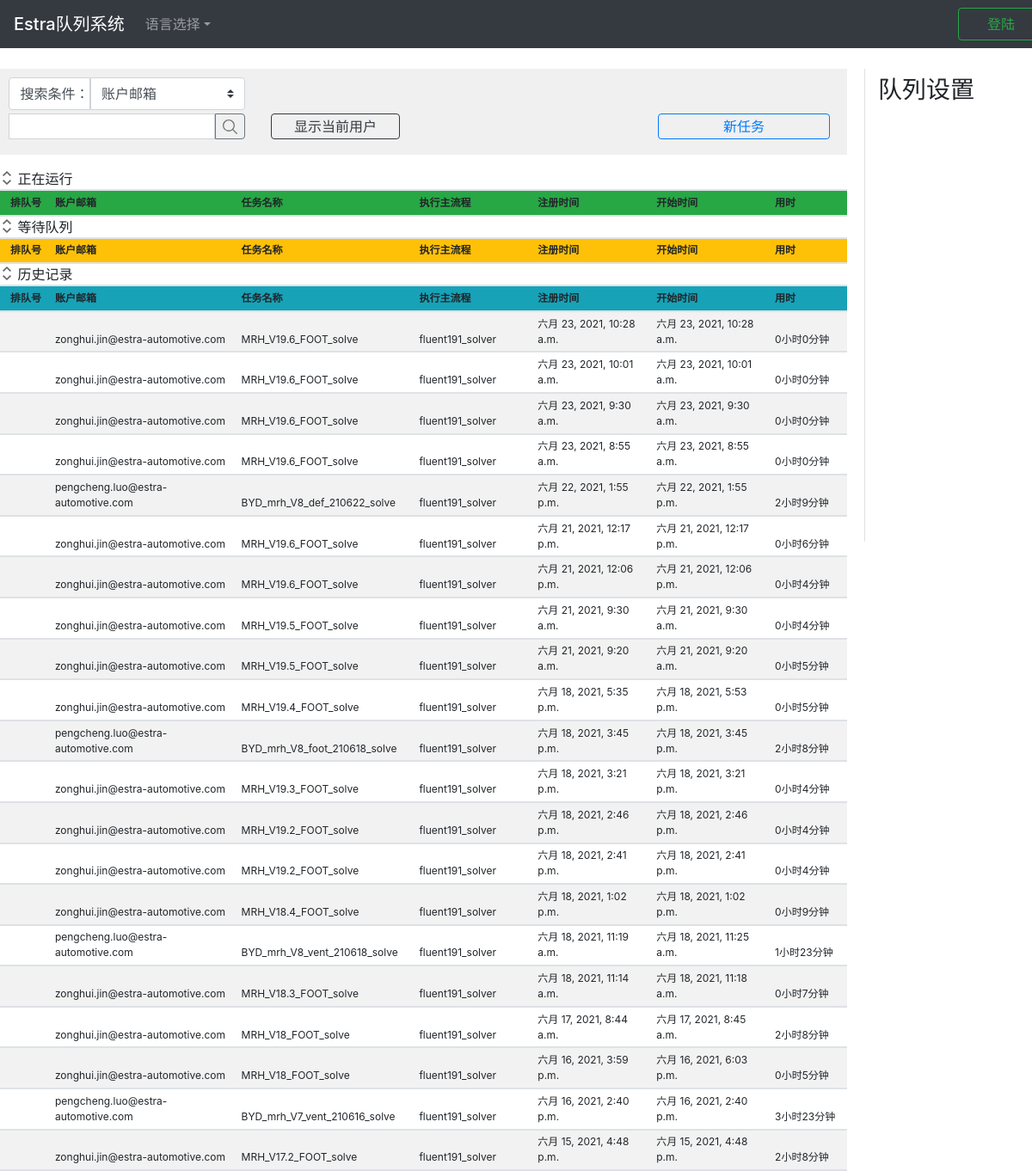
The page / on the database its author committed.
### app_queue/models.py (models this page shows, shortened)
class HistoryList(models.Model):
    objects = models.Manager()
    id = models.AutoField('ID', primary_key=True)
    order_id = models.CharField('队列ID', blank=True, default='', max_length=16)
    account_email = models.EmailField('账户邮箱', )
    sender_address = models.CharField('请求者地址', max_length=64)
    exec_app = models.CharField('执行主流程', max_length=128)
    mission_name = models.CharField('任务名称', max_length=64)
    mission_data = models.TextField('任务详情', )
    register_time = models.DateTimeField('注册时间')
    start_time = models.DateTimeField('开始时间')
    used_time = models.CharField('用时', max_length=64)
    def short_mission_data(self):
        if len(str(self.mission_data)) > 30:
            return '{}...'.format(str(self.mission_data)[0:29])
        else:
            return str(self.mission_data)
    short_mission_data.allow_tags = True
    short_mission_data.short_description = '任务详情'
    class Meta:
        ordering = ["-id"]
        verbose_name = "历史记录队列"
        verbose_name_plural = "历史记录队列"

### app_queue/views.py (the view)
# urls.py: path(r'', views.index),
def index(request):
    user_name = request.session.get('user_name')
    user_name_short = ''
    user_auth = request.session.get('authorization')
    is_login = False
    if user_name:
        print('user %s already logged in' % user_name)
        is_login = True
        user_name_short = user_name.split('.')[0]
    main_apps = os.listdir('server_app')
    extend_apps_dict = {}
    for i, app in enumerate(main_apps):
        extend_apps_list = []
        file_list = os.listdir('server_app/%s' % app)
        for file in file_list:
            if file.startswith('extend_'):
                app_name = file.replace('extend_', '')
                extend_apps_list.append(app_name)
        extend_apps_dict[app] = extend_apps_list
    parameters = {
        'error_info': '',
        'user_name_short': user_name_short,
        'user_name': user_name,
        'user_auth': user_auth,
        'is_login': is_login,
        'queue_pause': queue_pause[0],
        'main_apps': main_apps,
        'extend_apps_dict': extend_apps_dict,
    }
    for list_name, obj in list_obj.items():
        missions = obj.all()
        mission_number = missions.count()
        if mission_number > 20:
            missions = missions[:21]
        parameters[list_name] = missions
    return render(request, 'index.html', parameters)

### app_queue/templates/index.html (shortened to what this page needs)
{% extends 'base.html' %}
{% load static %}
{% block css %}
<link href="{% static 'css/index2.css' %}" rel="stylesheet"/>{% endblock %}
{% block login_info %}
    {% if is_login == True %}
        <div class="text-whit text-success btn user_info">Welcome {{user_name_short}}</div>
        <a id="btn_logout" href="/logout"
           class="btn btn-outline-success btn_sign_up">注销
        </a>
    {% else %}
        <button type="button" id="btn_login" data-toggle="modal" data-target="#modal_login"
                class="btn btn-outline-success btn_sign_up">登陆
        </button>
    {% endif %}
{% endblock %}
{% block content %}
<div class="block_content_left ">
    <div class="block_control">
        <div class="input-group-prepend">
            <div class="search_tip">搜索条件：</div>
            <div class="">
                <select class="custom-select select_condition" id="search_condition">
                    <option selected value="2">账户邮箱</option>
                </select>
            </div>
        </div>
        <div class="input-group mb-3 mt-1">
            <input type="text" class="form-control input_search" id="input_search_key">
            <button class="btn btn-outline-secondary btn_search " type="button" id="btn_search"></button>
            <button type="button" class="btn btn-outline-dark btn_filter_user"
            {% if is_login == True %}
                id="btn_filter_user"
            {% else %}
                id="btn_filter_user_false"
            {% endif %}
            >显示当前用户
            </button>
            <button type="button" class="btn btn-outline-primary btn_add"
            {% if is_login == True %}
                id="btn_add_mission"
            {% else %}
                id="btn_add_mission_false"
            {% endif %}
            >新任务
            </button>
        </div>
    </div>
    <div class="block_table table-hover table-striped table-sm mt-3" id="area_3tables">
        <div class="margin_bottom">
            <button class="btn_collapse" type="button" data-toggle="collapse"
                    data-target="#collapse_table1"
                    aria-expanded="false" aria-controls="collapse_table1">
            </button>
            正在运行
        </div>
        <div id="collapse_table1" class="collapse show">
            <table class="" id="table_running">
                <thead class="bg-success">
                <tr>
                    <th class="item1">排队号</th>
                    <th class="item2">账户邮箱</th>
                    <th class="item3">任务名称</th>
                    <th class="item4">执行主流程</th>
                    <th class="item5">注册时间</th>
                    <th class="item6">开始时间</th>
                    <th class="item7">用时</th>
                </tr>
                </thead>
            </table>
        </div>
        <div class="margin_bottom">
            <button class="btn_collapse" type="button" data-toggle="collapse"
                    data-target="#collapse_table2"
                    aria-expanded="false" aria-controls="collapse_table2">
            </button>
            等待队列
        </div>
        <div id="collapse_table2" class="collapse show">
            <table class="" id="table_waiting">
                <thead class="bg-warning">
                <tr>
                    <th class="item1">排队号</th>
                    <th class="item2">账户邮箱</th>
                    <th class="item3">任务名称</th>
                    <th class="item4">执行主流程</th>
                    <th class="item5">注册时间</th>
                    <th class="item6">开始时间</th>
                    <th class="item7">用时</th>
                </tr>
                </thead>
            </table>
        </div>
        <div class="margin_bottom">
            <button class="btn_collapse" type="button" data-toggle="collapse"
                    data-target="#collapse_table3"
                    aria-expanded="false" aria-controls="collapse_table3">
            </button>
            历史记录
        </div>
        <div id="collapse_table3" class="collapse show">
            <table class="" id="table_history">
                <thead class="bg-info">
                <tr>
                    <th class="item1">排队号</th>
                    <th class="item2">账户邮箱</th>
                    <th class="item3">任务名称</th>
                    <th class="item4">执行主流程</th>
                    <th class="item5">注册时间</th>
                    <th class="item6">开始时间</th>
                    <th class="item7">用时</th>
                </tr>
                </thead>
                <tbody>
                {% for mission in history_list %}
                <tr>
                    <td></td>
                    <td>{{mission.account_email}}</td>
                    <td>{{mission.mission_name}}</td>
                    <td>{{mission.exec_app}}</td>
                    <td>{{mission.register_time}}</td>
                    <td>{{mission.start_time}}</td>
                    <td>{{mission.used_time}}</td>
                </tr>
                {% endfor %}
                </tbody>
            </table>
        </div>
    </div>
</div>
<div class="block_additional">
    <div class="fix_aside">
        <ul class="">
            <li><h3 class="mt-2 ">队列设置</h3></li>
        </ul>
    </div>
</div>
{% endblock content %}

### static/css/index2.css (style rules this page uses)
.btn_sign_up { width: 100px; }
.search_tip { display: inline-block; font-weight: 400; text-align: center; vertical-align: middle; user-select: none; color:#495057; background-color: #ffffff; border: 1px solid transparent; border-color: #ced4da; border-radius: 0.25rem 0 0 0.25rem; padding: .375rem 0rem .375rem .75rem; width: 95px; }
.select_condition { width: 180px; border-radius: 0 0.25rem 0.25rem 0; }
.block_content_left { float:left; width: 1000px; }
.block_control { height: 100px; margin-right: 15px; padding: 10px; background-color: #F0F0F0; }
.block_control .input_search { flex: none; width: 240px; height: 30px; padding: 0.1rem 0.75rem; }
.block_control .btn_search { width: 35px; height: 30px; padding: 0.1rem 0.75rem; background-image: url('../icon/search.svg'); background-position:center; background-size: 50%; background-repeat: no-repeat; border-radius: 0px 0.25rem 0.25rem 0px; }
.block_control .btn_filter_user { margin-left: 30px; width: 150px; padding: 0.1rem 0.75rem; }
.block_control .btn_add { margin-left: 300px; width: 200px; padding: 0.1rem 0.75rem; }
.block_table { margin-right: 15px; }
.block_table table { width: 100%; color: #212529; }
.block_table .btn_collapse { width: 1rem; height: 1rem; border: 0px; background-color: #ffffff; background-image: url('../icon/expand.svg'); background-size: 100% 100%; background-repeat: no-repeat; }
.block_table .margin_bottom { border-bottom:2px solid #dee2e6; }
.block_table thead, th, td { vertical-align: bottom; font-size: 0.75rem; border-bottom:2px solid #dee2e6; }
.block_table .item1 { padding-left: 0.75rem; width: 6%; }
.block_table .item2 { width: 22%; }
.block_table .item3 { width: 21%; }
.block_table .item4 { width: 14%; }
.block_table .item5 { width: 14%; }
.block_table .item6 { width: 14%; }
.block_table .item7 { width: 9%; }
.block_additional { float: left; width: 195px; margin-left: 5px; }
.block_additional .fix_aside { position: fixed; height: 550px; width: 195px; z-index: 99; padding-left: 15px; border-left:1px solid #dee2e6; }
.block_additional .fix_aside ul { list-style-type: none; padding-left: 0px; }
.block_additional .fix_aside ul h3 { padding: 0rem; }

### rows shown on the page
HistoryList: account_email "zonghui.jin@estra-automotive.com", mission_name "MRH_V19.6_FOOT_solve", exec_app "fluent191_solver", register_time "六月 23, 2021, 10:28 a.m.", start_time "六月 23, 2021, 10:28 a.m.", used_time "0小时0分钟"
HistoryList: account_email "zonghui.jin@estra-automotive.com", mission_name "MRH_V19.6_FOOT_solve", exec_app "fluent191_solver", register_time "六月 23, 2021, 10:01 a.m.", start_time "六月 23, 2021, 10:01 a.m.", used_time "0小时0分钟"
HistoryList: account_email "zonghui.jin@estra-automotive.com", mission_name "MRH_V19.6_FOOT_solve", exec_app "fluent191_solver", register_time "六月 23, 2021, 9:30 a.m.", start_time "六月 23, 2021, 9:30 a.m.", used_time "0小时0分钟"
HistoryList: account_email "zonghui.jin@estra-automotive.com", mission_name "MRH_V19.6_FOOT_solve", exec_app "fluent191_solver", register_time "六月 23, 2021, 8:55 a.m.", start_time "六月 23, 2021, 8:55 a.m.", used_time "0小时0分钟"
HistoryList: account_email "pengcheng.luo@estra-automotive.com", mission_name "BYD_mrh_V8_def_210622_solve", exec_app "fluent191_solver", register_time "六月 22, 2021, 1:55 p.m.", start_time "六月 22, 2021, 1:55 p.m.", used_time "2小时9分钟"
HistoryList: account_email "zonghui.jin@estra-automotive.com", mission_name "MRH_V19.6_FOOT_solve", exec_app "fluent191_solver", register_time "六月 21, 2021, 12:17 p.m.", start_time "六月 21, 2021, 12:17 p.m.", used_time "0小时6分钟"
HistoryList: account_email "zonghui.jin@estra-automotive.com", mission_name "MRH_V19.6_FOOT_solve", exec_app "fluent191_solver", register_time "六月 21, 2021, 12:06 p.m.", start_time "六月 21, 2021, 12:06 p.m.", used_time "0小时4分钟"
HistoryList: account_email "zonghui.jin@estra-automotive.com", mission_name "MRH_V19.5_FOOT_solve", exec_app "fluent191_solver", register_time "六月 21, 2021, 9:30 a.m.", start_time "六月 21, 2021, 9:30 a.m.", used_time "0小时4分钟"
HistoryList: account_email "zonghui.jin@estra-automotive.com", mission_name "MRH_V19.5_FOOT_solve", exec_app "fluent191_solver", register_time "六月 21, 2021, 9:20 a.m.", start_time "六月 21, 2021, 9:20 a.m.", used_time "0小时5分钟"
HistoryList: account_email "zonghui.jin@estra-automotive.com", mission_name "MRH_V19.4_FOOT_solve", exec_app "fluent191_solver", register_time "六月 18, 2021, 5:35 p.m.", start_time "六月 18, 2021, 5:53 p.m.", used_time "0小时5分钟"
HistoryList: account_email "pengcheng.luo@estra-automotive.com", mission_name "BYD_mrh_V8_foot_210618_solve", exec_app "fluent191_solver", register_time "六月 18, 2021, 3:45 p.m.", start_time "六月 18, 2021, 3:45 p.m.", used_time "2小时8分钟"
HistoryList: account_email "zonghui.jin@estra-automotive.com", mission_name "MRH_V19.3_FOOT_solve", exec_app "fluent191_solver", register_time "六月 18, 2021, 3:21 p.m.", start_time "六月 18, 2021, 3:21 p.m.", used_time "0小时4分钟"
HistoryList: account_email "zonghui.jin@estra-automotive.com", mission_name "MRH_V19.2_FOOT_solve", exec_app "fluent191_solver", register_time "六月 18, 2021, 2:46 p.m.", start_time "六月 18, 2021, 2:46 p.m.", used_time "0小时4分钟"
HistoryList: account_email "zonghui.jin@estra-automotive.com", mission_name "MRH_V19.2_FOOT_solve", exec_app "fluent191_solver", register_time "六月 18, 2021, 2:41 p.m.", start_time "六月 18, 2021, 2:41 p.m.", used_time "0小时4分钟"
HistoryList: account_email "zonghui.jin@estra-automotive.com", mission_name "MRH_V18.4_FOOT_solve", exec_app "fluent191_solver", register_time "六月 18, 2021, 1:02 p.m.", start_time "六月 18, 2021, 1:02 p.m.", used_time "0小时9分钟"
HistoryList: account_email "pengcheng.luo@estra-automotive.com", mission_name "BYD_mrh_V8_vent_210618_solve", exec_app "fluent191_solver", register_time "六月 18, 2021, 11:19 a.m.", start_time "六月 18, 2021, 11:25 a.m.", used_time "1小时23分钟"
HistoryList: account_email "zonghui.jin@estra-automotive.com", mission_name "MRH_V18.3_FOOT_solve", exec_app "fluent191_solver", register_time "六月 18, 2021, 11:14 a.m.", start_time "六月 18, 2021, 11:18 a.m.", used_time "0小时7分钟"
HistoryList: account_email "zonghui.jin@estra-automotive.com", mission_name "MRH_V18_FOOT_solve", exec_app "fluent191_solver", register_time "六月 17, 2021, 8:44 a.m.", start_time "六月 17, 2021, 8:45 a.m.", used_time "2小时8分钟"
HistoryList: account_email "zonghui.jin@estra-automotive.com", mission_name "MRH_V18_FOOT_solve", exec_app "fluent191_solver", register_time "六月 16, 2021, 3:59 p.m.", start_time "六月 16, 2021, 6:03 p.m.", used_time "0小时5分钟"
HistoryList: account_email "pengcheng.luo@estra-automotive.com", mission_name "BYD_mrh_V7_vent_210616_solve", exec_app "fluent191_solver", register_time "六月 16, 2021, 2:40 p.m.", start_time "六月 16, 2021, 2:40 p.m.", used_time "3小时23分钟"
HistoryList: account_email "zonghui.jin@estra-automotive.com", mission_name "MRH_V17.2_FOOT_solve", exec_app "fluent191_solver", register_time "六月 15, 2021, 4:48 p.m.", start_time "六月 15, 2021, 4:48 p.m.", used_time "2小时8分钟"
